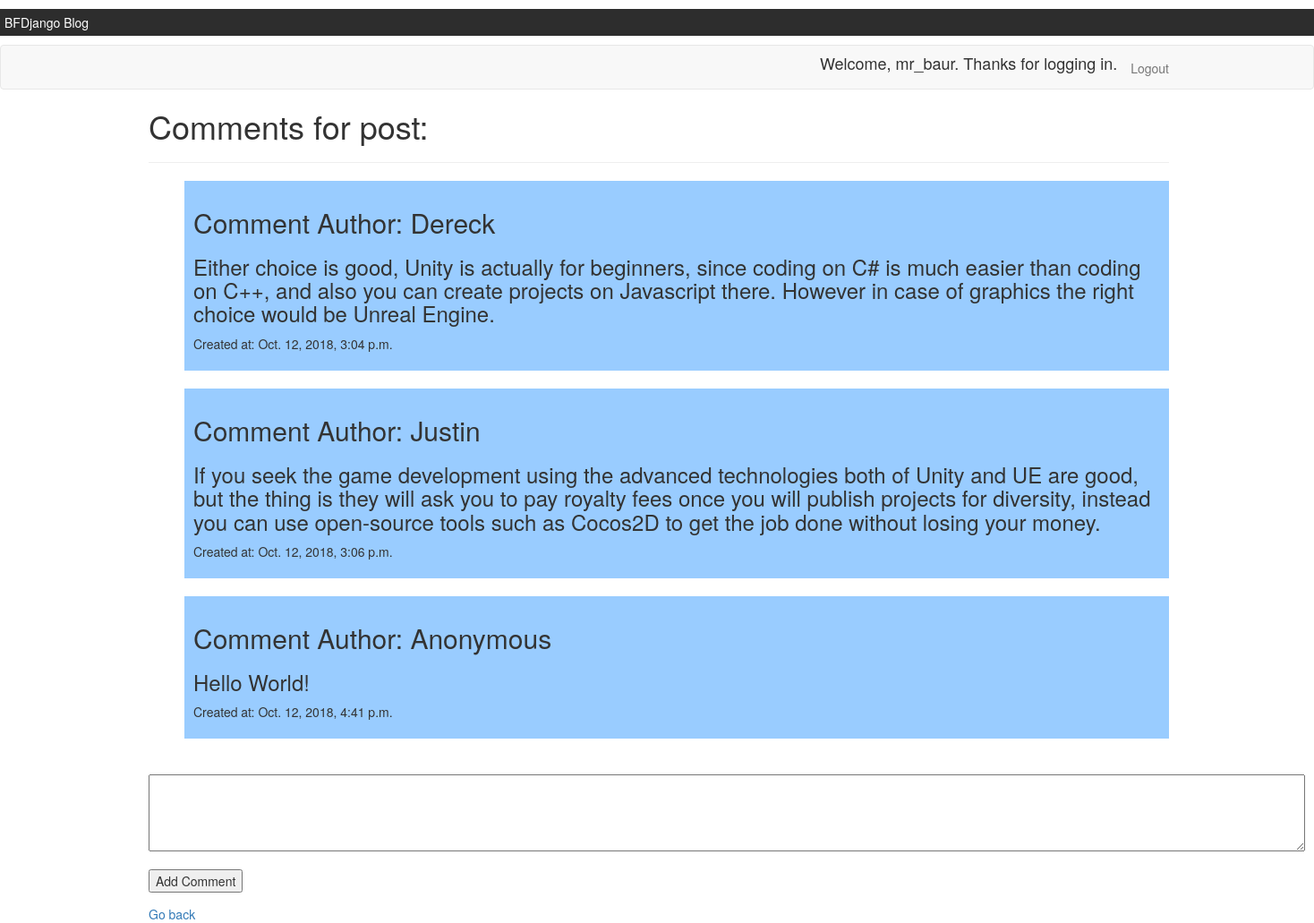
Page /blog/2/ (signed in) on the committed database.
### main/models.py (models this page shows, shortened)
class Comment(models.Model):
	post_author = models.ForeignKey(Post, on_delete=models.CASCADE)
	comment_author = models.CharField(max_length=200)
	comment_content = models.CharField(max_length=1000)
	created_at = models.DateTimeField('date published')
	def was_published_recently(self):
		now = timezone.now()
		return now - datetime.timedelta(days=1) <= self.created_at <= now
	was_published_recently.admin_order_field = 'created_at'
	was_published_recently.boolean = True
	was_published_recently.short_description = 'Published recently?'

### main/views.py (the view)
# urls.py: path('<int:pk>/', views.DetailView.as_view(), name='detail'),
class DetailView(generic.DetailView):
	model = Post
	template_name = 'main/detail.html'
	def get_queryset(self):
		return Post.objects.filter(
			created_at__lte=timezone.now(),
		)

### main/templates/main/detail.html (shortened to what this page needs)
{% load static %}
<link rel="stylesheet" type="text/css" href="{% static 'main/stylesheet.css' %}">
<link rel="stylesheet" href="https://maxcdn.bootstrapcdn.com/bootstrap/3.3.7/css/bootstrap.min.css">
<div id="preset">BFDjango Blog</div>
<div class="navbar navbar-default">
	<div class="container">
		<ul class="nav navbar-nav navbar-right">
			{% if user.is_authenticated %}
				<li>
					<h4>Welcome, {{ user.username }}. Thanks for logging in.</h4>
				</li>
				<li>
					<a href ="{% url '_auth:logout' %}">Logout</a>
				</li>
			{% endif %}
		</ul>
		{% if post %}
			<h1 style='padding-top: 50px;'>Comments for post: {{post.title}}</h1>
			<hr/>
				<ul>
					{% for comment in post.comment_set.all %}
						<li class="comment">
							<h2 id="comment_author">Comment Author: {{comment.comment_author}}</h2>
							<h3 id="comment_title">{{comment.comment_content}}</h3>
							<p id="comment_date">Created at: {{comment.created_at}}</p>
						</li>
					{% endfor %}
				</ul>
				<form method='post' action="{% url 'main:comment_add' post.id %}" class='post_add_form'>
					<textarea rows='4' cols='170' name='post_content' id='editables' required></textarea>
					<input type='submit' value='Add Comment' id='editables' name="addCommentBtn">
				</form>
				<a href="{% url 'main:index' %}">Go back</a>
		{% else %}
			<p>No posts are available.</p>
		{% endif %}
	</div>
</div>

### main/static/main/stylesheet.css (style rules this page uses)
#preset { width: 100%; background-color: #2d2d2d; color: white; padding: 5px; margin: 10px 0px; }
.container { left: 150px; position: absolute; }
.comment { display: block; margin: 20px 0px; padding: 10px 10px; background-color: #99ccff; }
.post_add_form > #editables { margin-top: 20px; }

### rows in the picture
Comment: comment_author "Dereck", comment_content "Either choice is good, Unity is actually for beginners, since coding on C# is much easier than coding on C++, and also you can create projects on Javascript there. However in case of graphics the right choice would be Unreal Engine.", created_at "Oct. 12, 2018, 3:04 p.m."
Comment: comment_author "Justin", comment_content "If you seek the game development using the advanced technologies both of Unity and UE are good, but the thing is they will ask you to pay royalty fees once you will publish projects for diversity, instead you can use open-source tools such as Cocos2D to get the job done without losing your money.", created_at "Oct. 12, 2018, 3:06 p.m."
Comment: comment_author "Anonymous", comment_content "Hello World!", created_at "Oct. 12, 2018, 4:41 p.m."

### other values in the picture
{{ user.username }} "mr_baur"
